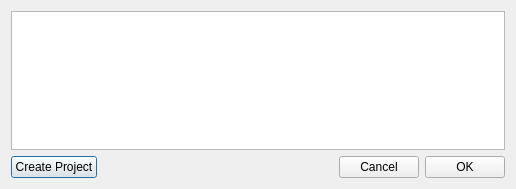
<?xml version="1.0" encoding="UTF-8"?>
<ui version="4.0">
 <class>selectProjectDlg</class>
 <widget class="QDialog" name="selectProjectDlg">
  <property name="geometry">
   <rect>
    <x>0</x>
    <y>0</y>
    <width>516</width>
    <height>189</height>
   </rect>
  </property>
  <property name="windowTitle">
   <string>Select a project</string>
  </property>
  <layout class="QVBoxLayout" name="verticalLayout">
   <item>
    <widget class="QTableView" name="projectView"/>
   </item>
   <item>
    <layout class="QHBoxLayout" name="horizontalLayout_2">
     <property name="bottomMargin">
      <number>0</number>
     </property>
     <item>
      <widget class="QPushButton" name="createNewProjBtn">
       <property name="sizePolicy">
        <sizepolicy hsizetype="Preferred" vsizetype="Fixed">
         <horstretch>0</horstretch>
         <verstretch>0</verstretch>
        </sizepolicy>
       </property>
       <property name="text">
        <string>Create Project</string>
       </property>
      </widget>
     </item>
     <item>
      <spacer name="horizontalSpacer">
       <property name="orientation">
        <enum>Qt::Horizontal</enum>
       </property>
       <property name="sizeHint" stdset="0">
        <size>
         <width>40</width>
         <height>20</height>
        </size>
       </property>
      </spacer>
     </item>
     <item>
      <widget class="QPushButton" name="cancelBtn">
       <property name="text">
        <string>Cancel</string>
       </property>
      </widget>
     </item>
     <item>
      <widget class="QPushButton" name="okBtn">
       <property name="text">
        <string>OK</string>
       </property>
      </widget>
     </item>
    </layout>
   </item>
  </layout>
 </widget>
 <resources/>
 <connections/>
</ui>
